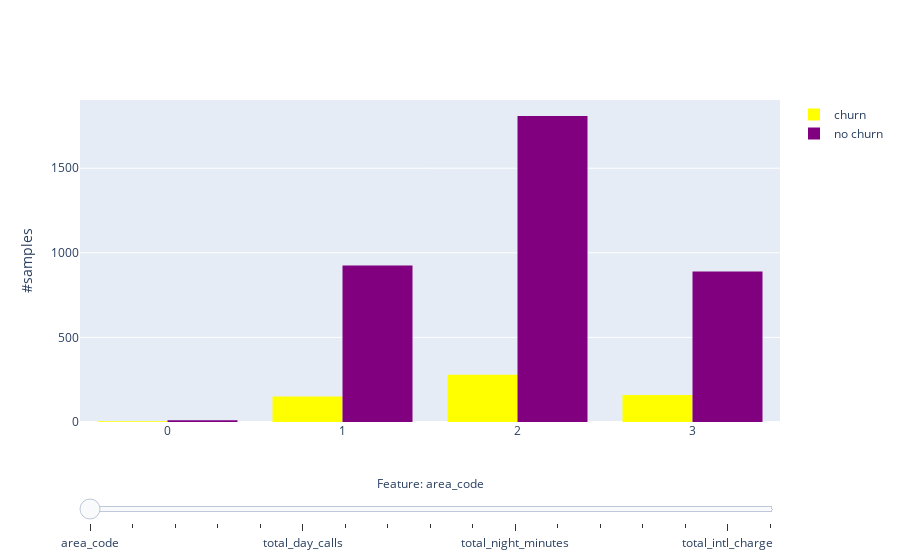

The notebook cell this image was saved under:
### Code cell
def create_churn_trace(col, visible=False):
    return go.Histogram(
        x=churn[col],
        name='churn',
        marker = dict(color = colors[1]),
        visible=visible,
    )

def create_no_churn_trace(col, visible=False):
    return go.Histogram(
        x=no_churn[col],
        name='no churn',
        marker = dict(color = colors[0]),
        visible = visible,
    )

features_not_for_hist = ["state","account_length","churn"]
features_for_hist = [x for x in pre_df.columns if x not in features_not_for_hist]
active_idx = 0
traces_churn = [(create_churn_trace(col) if i != active_idx else create_churn_trace(col, visible=True)) for i, col in enumerate(features_for_hist)]
traces_no_churn = [(create_no_churn_trace(col) if i != active_idx else create_no_churn_trace(col, visible=True)) for i, col in enumerate(features_for_hist)]
data = traces_churn + traces_no_churn

n_features = len(features_for_hist)
steps = []
for i in range(n_features):
    step = dict(
        method = 'restyle',  
        args = ['visible', [False] * len(data)],
        label = features_for_hist[i],
    )
    step['args'][1][i] = True # Toggle i'th trace to "visible"
    step['args'][1][i + n_features] = True # Toggle i'th trace to "visible"
    steps.append(step)

sliders = [dict(
    active = active_idx,
    currentvalue = dict(
        prefix = "Feature: ", 
        xanchor= 'center',
    ),
    pad = {"t": 50},
    steps = steps,
)]

layout = dict(
    sliders=sliders,
    yaxis=dict(
        title='#samples',
        automargin=True,
    ),
)

fig = dict(data=data, layout=layout)

iplot(fig, filename='histogram_slider')

### Figure 1 — Plotly figure (JSON) as saved in the notebook; plotly's stock layout.template omitted (floating-point values rounded to 4 significant figures; data arrays with more than 128 entries replaced by an {"elided": "..."} marker saying what was removed)
{"data": [{"marker": {"color": "yellow"}, "name": "churn", "type": "histogram", "visible": true, "x": {"elided": "594 int values"}}, {"marker": {"color": "yellow"}, "name": "churn", "type": "histogram", "visible": false, "x": {"elided": "594 int values"}}, {"marker": {"color": "yellow"}, "name": "churn", "type": "histogram", "visible": false, "x": {"elided": "594 int values"}}, {"marker": {"color": "yellow"}, "name": "churn", "type": "histogram", "visible": false, "x": {"elided": "594 int values"}}, {"marker": {"color": "yellow"}, "name": "churn", "type": "histogram", "visible": false, "x": {"elided": "594 float values"}}, {"marker": {"color": "yellow"}, "name": "churn", "type": "histogram", "visible": false, "x": {"elided": "594 int values"}}, {"marker": {"color": "yellow"}, "name": "churn", "type": "histogram", "visible": false, "x": {"elided": "594 float values"}}, {"marker": {"color": "yellow"}, "name": "churn", "type": "histogram", "visible": false, "x": {"elided": "594 float values"}}, {"marker": {"color": "yellow"}, "name": "churn", "type": "histogram", "visible": false, "x": {"elided": "594 int values"}}, {"marker": {"color": "yellow"}, "name": "churn", "type": "histogram", "visible": false, "x": {"elided": "594 float values"}}, {"marker": {"color": "yellow"}, "name": "churn", "type": "histogram", "visible": false, "x": {"elided": "594 float values"}}, {"marker": {"color": "yellow"}, "name": "churn", "type": "histogram", "visible": false, "x": {"elided": "594 int values"}}, {"marker": {"color": "yellow"}, "name": "churn", "type": "histogram", "visible": false, "x": {"elided": "594 float values"}}, {"marker": {"color": "yellow"}, "name": "churn", "type": "histogram", "visible": false, "x": {"elided": "594 float values"}}, {"marker": {"color": "yellow"}, "name": "churn", "type": "histogram", "visible": false, "x": {"elided": "594 int values"}}, {"marker": {"color": "yellow"}, "name": "churn", "type": "histogram", "visible": false, "x": {"elided": "594 float values"}}, {"marker": {"color": "yellow"}, "name": "churn", "type": "histogram", "visible": false, "x": {"elided": "594 int values"}}, {"marker": {"color": "purple"}, "name": "no churn", "type": "histogram", "visible": true, "x": {"elided": "3634 int values"}}, {"marker": {"color": "purple"}, "name": "no churn", "type": "histogram", "visible": false, "x": {"elided": "3634 int values"}}, {"marker": {"color": "purple"}, "name": "no churn", "type": "histogram", "visible": false, "x": {"elided": "3634 int values"}}, {"marker": {"color": "purple"}, "name": "no churn", "type": "histogram", "visible": false, "x": {"elided": "3634 int values"}}, {"marker": {"color": "purple"}, "name": "no churn", "type": "histogram", "visible": false, "x": {"elided": "3634 float values"}}, {"marker": {"color": "purple"}, "name": "no churn", "type": "histogram", "visible": false, "x": {"elided": "3634 int values"}}, {"marker": {"color": "purple"}, "name": "no churn", "type": "histogram", "visible": false, "x": {"elided": "3634 float values"}}, {"marker": {"color": "purple"}, "name": "no churn", "type": "histogram", "visible": false, "x": {"elided": "3634 float values"}}, {"marker": {"color": "purple"}, "name": "no churn", "type": "histogram", "visible": false, "x": {"elided": "3634 int values"}}, {"marker": {"color": "purple"}, "name": "no churn", "type": "histogram", "visible": false, "x": {"elided": "3634 float values"}}, {"marker": {"color": "purple"}, "name": "no churn", "type": "histogram", "visible": false, "x": {"elided": "3634 float values"}}, {"marker": {"color": "purple"}, "name": "no churn", "type": "histogram", "visible": false, "x": {"elided": "3634 int values"}}, {"marker": {"color": "purple"}, "name": "no churn", "type": "histogram", "visible": false, "x": {"elided": "3634 float values"}}, {"marker": {"color": "purple"}, "name": "no churn", "type": "histogram", "visible": false, "x": {"elided": "3634 float values"}}, {"marker": {"color": "purple"}, "name": "no churn", "type": "histogram", "visible": false, "x": {"elided": "3634 int values"}}, {"marker": {"color": "purple"}, "name": "no churn", "type": "histogram", "visible": false, "x": {"elided": "3634 float values"}}, {"marker": {"color": "purple"}, "name": "no churn", "type": "histogram", "visible": false, "x": {"elided": "3634 int values"}}], "layout": {"sliders": [{"active": 0, "currentvalue": {"prefix": "Feature: ", "xanchor": "center"}, "pad": {"t": 50}, "steps": [{"args": ["visible", [true, false, false, false, false, false, false, false, false, false, false, false, false, false, false, false, false, true, false, false, false, false, false, false, false, false, false, false, false, false, false, false, false, false]], "label": "area_code", "method": "restyle"}, {"args": ["visible", [false, true, false, false, false, false, false, false, false, false, false, false, false, false, false, false, false, false, true, false, false, false, false, false, false, false, false, false, false, false, false, false, false, false]], "label": "international_plan", "method": "restyle"}, {"args": ["visible", [false, false, true, false, false, false, false, false, false, false, false, false, false, false, false, false, false, false, false, true, false, false, false, false, false, false, false, false, false, false, false, false, false, false]], "label": "voice_mail_plan", "method": "restyle"}, {"args": ["visible", [false, false, false, true, false, false, false, false, false, false, false, false, false, false, false, false, false, false, false, false, true, false, false, false, false, false, false, false, false, false, false, false, false, false]], "label": "number_vmail_messages", "method": "restyle"}, {"args": ["visible", [false, false, false, false, true, false, false, false, false, false, false, false, false, false, false, false, false, false, false, false, false, true, false, false, false, false, false, false, false, false, false, false, false, false]], "label": "total_day_minutes", "method": "restyle"}, {"args": ["visible", [false, false, false, false, false, true, false, false, false, false, false, false, false, false, false, false, false, false, false, false, false, false, true, false, false, false, false, false, false, false, false, false, false, false]], "label": "total_day_calls", "method": "restyle"}, {"args": ["visible", [false, false, false, false, false, false, true, false, false, false, false, false, false, false, false, false, false, false, false, false, false, false, false, true, false, false, false, false, false, false, false, false, false, false]], "label": "total_day_charge", "method": "restyle"}, {"args": ["visible", [false, false, false, false, false, false, false, true, false, false, false, false, false, false, false, false, false, false, false, false, false, false, false, false, true, false, false, false, false, false, false, false, false, false]], "label": "total_eve_minutes", "method": "restyle"}, {"args": ["visible", [false, false, false, false, false, false, false, false, true, false, false, false, false, false, false, false, false, false, false, false, false, false, false, false, false, true, false, false, false, false, false, false, false, false]], "label": "total_eve_calls", "method": "restyle"}, {"args": ["visible", [false, false, false, false, false, false, false, false, false, true, false, false, false, false, false, false, false, false, false, false, false, false, false, false, false, false, true, false, false, false, false, false, false, false]], "label": "total_eve_charge", "method": "restyle"}, {"args": ["visible", [false, false, false, false, false, false, false, false, false, false, true, false, false, false, false, false, false, false, false, false, false, false, false, false, false, false, false, true, false, false, false, false, false, false]], "label": "total_night_minutes", "method": "restyle"}, {"args": ["visible", [false, false, false, false, false, false, false, false, false, false, false, true, false, false, false, false, false, false, false, false, false, false, false, false, false, false, false, false, true, false, false, false, false, false]], "label": "total_night_calls", "method": "restyle"}, {"args": ["visible", [false, false, false, false, false, false, false, false, false, false, false, false, true, false, false, false, false, false, false, false, false, false, false, false, false, false, false, false, false, true, false, false, false, false]], "label": "total_night_charge", "method": "restyle"}, {"args": ["visible", [false, false, false, false, false, false, false, false, false, false, false, false, false, true, false, false, false, false, false, false, false, false, false, false, false, false, false, false, false, false, true, false, false, false]], "label": "total_intl_minutes", "method": "restyle"}, {"args": ["visible", [false, false, false, false, false, false, false, false, false, false, false, false, false, false, true, false, false, false, false, false, false, false, false, false, false, false, false, false, false, false, false, true, false, false]], "label": "total_intl_calls", "method": "restyle"}, {"args": ["visible", [false, false, false, false, false, false, false, false, false, false, false, false, false, false, false, true, false, false, false, false, false, false, false, false, false, false, false, false, false, false, false, false, true, false]], "label": "total_intl_charge", "method": "restyle"}, {"args": ["visible", [false, false, false, false, false, false, false, false, false, false, false, false, false, false, false, false, true, false, false, false, false, false, false, false, false, false, false, false, false, false, false, false, false, true]], "label": "number_customer_service_calls", "method": "restyle"}]}], "yaxis": {"automargin": true, "title": {"text": "#samples"}}}}
